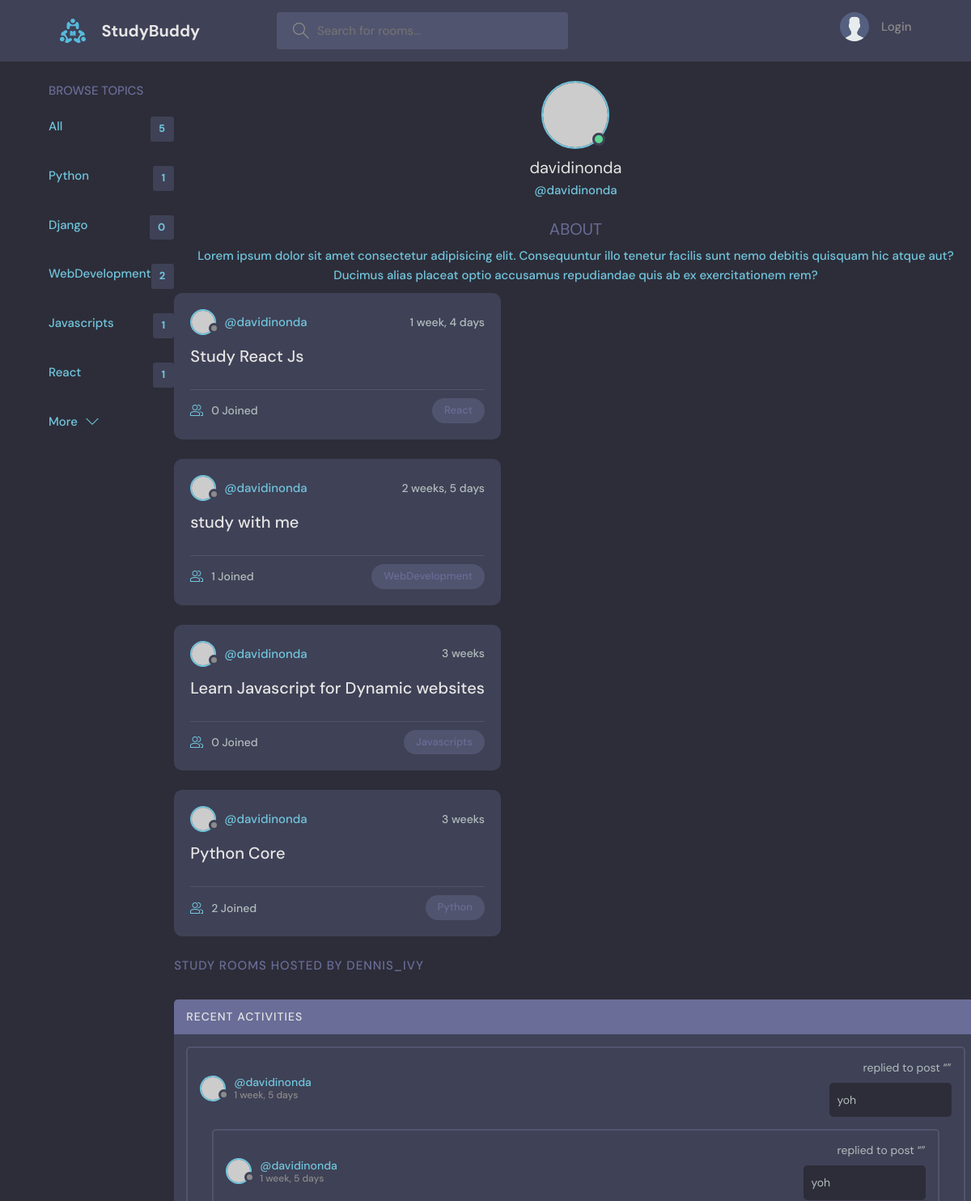
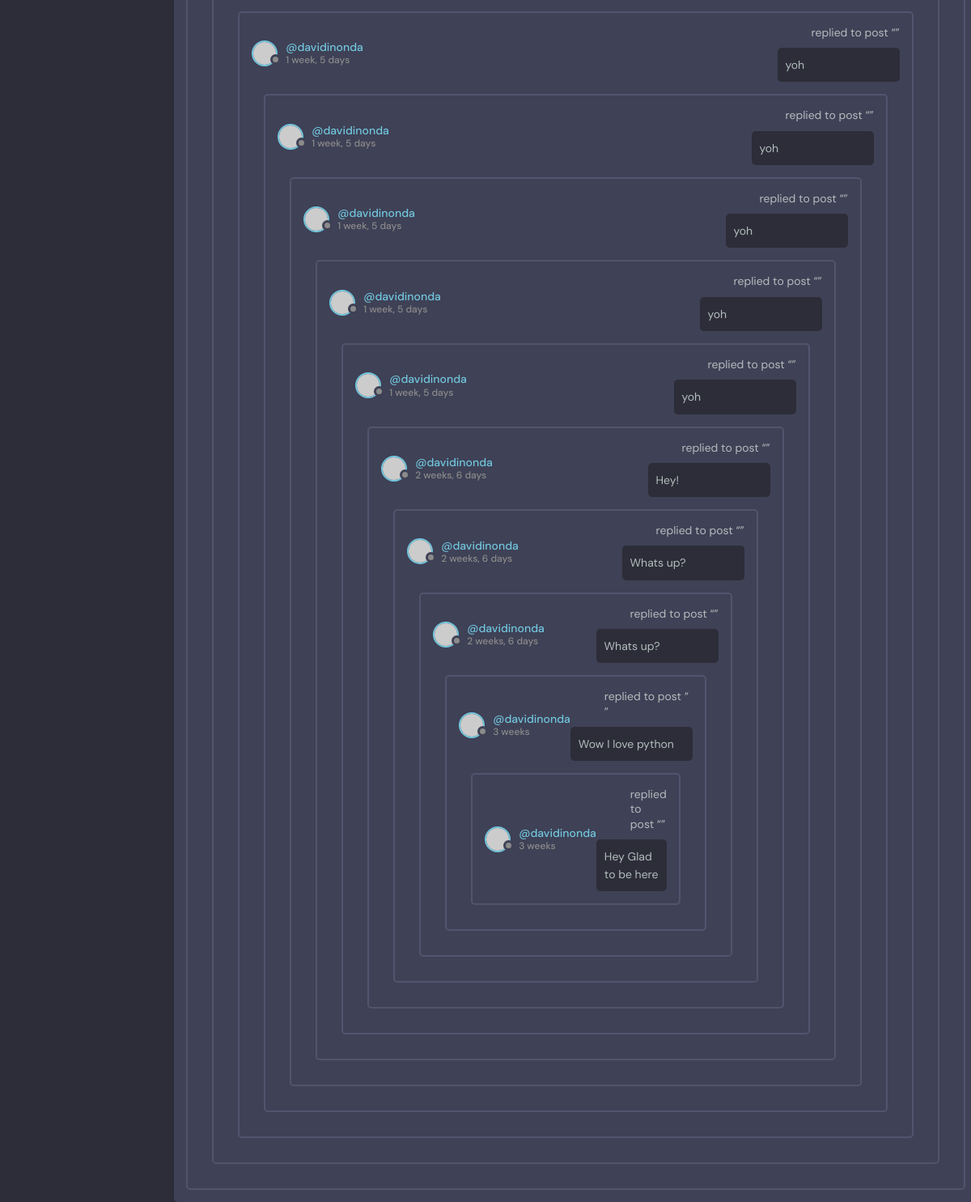
Page /profile/1/ on the committed database (2 pictures, top to bottom).
### Base/models.py (models this page shows, shortened)
class Topic(models.Model):
    name=models.CharField(max_length=200)
    def __str__(self):
        return self.name

class Room(models.Model):
    host=models.ForeignKey(User, on_delete=models.SET_NULL,null=True)
    topic= models.ForeignKey(Topic, on_delete=models.SET_NULL, null=True)
    name= models.CharField(max_length=200)
    participants=models.ManyToManyField(User,related_name='participants',blank=True)
    description= models.TextField(null= True, blank=True)
    update=models.DateTimeField(auto_now=True)
    created= models.DateTimeField(auto_now_add=True)
    class Meta:
        ordering =['-update', '-created']

class Message(models.Model):
    user=models.ForeignKey(User, on_delete=models.CASCADE)
    room= models.ForeignKey(Room, on_delete=models.CASCADE)
    body= models.TextField()
    update=models.DateTimeField(auto_now=True)
    created= models.DateTimeField(auto_now_add=True)
    class Meta:
        ordering =['-update', '-created']

### Base/views.py (the view)
# urls.py: path("profile/<str:pk>/", views.UserProfile, name='profile'),
def UserProfile(request, pk):
    user = User.objects.get(id=pk)
    rooms = user.room_set.all()
    room_messages = user.message_set.all()
    topics = Topic.objects.all()
    context = {'user': user, 'rooms': rooms,
               'room_messages': room_messages, 'topics': topics}
    return render(request, 'Base/profile.html', context)

### Base/templates/Base/profile.html (shortened to what this page needs)
{% extends 'main.html'%}
{% block content %}
<main class="profile-page layout layout--3">
    <div class="container">
      {% include 'base/topics_components.html' %}
      <div class="roomList">
        <div class="profile">
          <div class="profile__avatar">
            <div class="avatar avatar--large active">
              <img src="https://randomuser.me/api/portraits/men/11.jpg" />
            </div>
          </div>
          <div class="profile__info">
            <h3>{{user.username}}</h3>
            <p>@{{user.username}} </p>
          <div class="profile__about">
            <h3>About</h3>
            <p>
              Lorem ipsum dolor sit amet consectetur adipisicing elit. Consequuntur illo tenetur
              facilis sunt nemo debitis quisquam hic atque aut? Ducimus alias placeat optio
              accusamus repudiandae quis ab ex exercitationem rem?
            </p>
          </div>
        </div>
        <div class="roomList__header">
          <div>
            {% include 'base/feeds.html' %}
            <h2>Study Rooms Hosted by dennis_ivy</a>
            </h2>
          </div>
        </div>
      </div>
      {% include 'base/activities.html' %}
    </div>
  </main>
  {% endblock content %}

### templates/main.html (shortened to what this page needs)
<!DOCTYPE html>
{% load static %}
<html lang="en">
  <head>
    <link rel="stylesheet" href="{% static 'styles/style.css' %} " />
  </head>
  <body>
    {% include 'navbar.html' %}
    {% block content %}{% endblock content %}
  </body>
</html>

### templates/navbar.html (shortened to what this page needs)
{% load static %}
<header class="header header--loggedIn">
    <div class="container">
      <a href="{% url 'home' %}" class="header__logo">
        <img src="{% static 'images/logo.svg' %}" />
        <h1>StudyBuddy</h1>
      </a>
      <form class="header__search" method="GET" action="{% url 'home' %}">
        <label>
          <input name="q" placeholder="Search for rooms..." />
        </label>
      </form>
      <nav class="header__menu">
        {% if request.user.is_authenticated %}
        <div class="header__user">
          <a href="profile.html">
            <div class="avatar avatar--medium active">
              <img src="https://randomuser.me/api/portraits/men/37.jpg" />
            </div>
            <p>{{request.user.username}} <span>{{request.user.username}}</span></p>
          </a>
          <button class="dropdown-button">
            <svg version="1.1" xmlns="http://www.w3.org/2000/svg" width="32" height="32" viewBox="0 0 32 32">
              <title>chevron-down</title>
              <path d="M16 21l-13-13h-3l16 16 16-16h-3l-13 13z"></path>
            </svg>
          </button>
        </div>
        {% else %}
        <a href="{% url 'login' %}">
          <img src="{% static 'images/avatar.svg' %}" alt="">
          <p>Login</p>
        </a>
        {% endif %}
      </nav>
    </div>
  </header>

### Base/templates/Base/topics_components.html
<div class="topics">
    <div class="topics__header">
      <h2>Browse Topics</h2>
    </div>
    <ul class="topics__list">
      <li>
        <a href="{% url 'home' %}" class="active">All <span>{{topics.count}}</span></a>
      </li>
      {% for topic in topics %}
        <li>
            <a class="active" href="{% url 'home' %}?q={{topic.name}}">{{topic}} <span>{{topic.room_set.all.count}}</span> </a>
        </li>
      {% endfor %}
    </ul>
    <a class="btn btn--link" href="topics.html">
      More
      <svg version="1.1" xmlns="http://www.w3.org/2000/svg" width="32" height="32" viewBox="0 0 32 32">
        <title>chevron-down</title>
        <path d="M16 21l-13-13h-3l16 16 16-16h-3l-13 13z"></path>
      </svg>
    </a>
  </div>

### Base/templates/Base/feeds.html (shortened to what this page needs)
{% for room in rooms %}
<div class="roomListRoom">
    <div class="roomListRoom__header">
      <a href="{% url 'profile' room.host.pk %}" class="roomListRoom__author">
        <div class="avatar avatar--small">
          <img src="https://randomuser.me/api/portraits/women/11.jpg" />
        </div>
        <span>@{{room.host.username}}</span>
      </a>
      <div class="roomListRoom__actions">
        <span>{{room.created|timesince}}</span>
      </div>
    </div>
    <div class="roomListRoom__content">
      <a href="{% url 'room' room.id %}">{{room.name}}</a>
    </div>
    <div class="roomListRoom__meta">
      <a href="{% url 'room' room.id %}" class="roomListRoom__joined">
        {{room.participants.all.count}} Joined
      </a>
      <p class="roomListRoom__topic">{{room.topic.name}}</p>
    </div>
  </div>
{% endfor %}

### Base/templates/Base/activities.html (shortened to what this page needs)
<div class="activities">
    <div class="activities__header">
      <h2>Recent Activities</h2>
    </div>
    {% for messages in room_messages %}
    <div class="activities__box">
      <div class="activities__boxHeader roomListRoom__header">
        <a href="{% url 'profile' messages.user.pk %}" class="roomListRoom__author">
          <div class="avatar avatar--small">
            <img src="https://randomuser.me/api/portraits/women/11.jpg" />
          </div>
          <p>
            @{{messages.user}}
            <span>{{messages.created|timesince}} </span>
          </p>
        </a>
      <div class="activities__boxContent">
        <p>replied to post “<a href="{% url 'room' messages.room.id %} ">{{message.room.name}}</a>”</p>
        <div class="activities__boxRoomContent">
            {{messages.body}}
        </div>
      </div>
    </div>
    {% endfor %}
  </div>

### rows in the picture
Topic: name "Python", room_set.all.count "1"
Topic: name "Django", room_set.all.count "0"
Topic: name "WebDevelopment", room_set.all.count "2"
Topic: name "Javascripts", room_set.all.count "1"
Topic: name "React", room_set.all.count "1"
Room: host.username "davidinonda", created "1 week, 4 days", name "Study React Js", participants.all.count "0", topic.name "React"
Room: host.username "davidinonda", created "2 weeks, 5 days", name "study with me", participants.all.count "1", topic.name "WebDevelopment"
Room: host.username "davidinonda", created "3 weeks", name "Learn Javascript for Dynamic websites", participants.all.count "0", topic.name "Javascripts"
Room: host.username "davidinonda", created "3 weeks", name "Python Core", participants.all.count "2", topic.name "Python"
Message: user "davidinonda", created "1 week, 5 days", body "yoh"
Message: user "davidinonda", created "1 week, 5 days", body "yoh"
Message: user "davidinonda", created "1 week, 5 days", body "yoh"
Message: user "davidinonda", created "1 week, 5 days", body "yoh"
Message: user "davidinonda", created "1 week, 5 days", body "yoh"
Message: user "davidinonda", created "1 week, 5 days", body "yoh"
Message: user "davidinonda", created "1 week, 5 days", body "yoh"
Message: user "davidinonda", created "2 weeks, 6 days", body "Hey!"
Message: user "davidinonda", created "2 weeks, 6 days", body "Whats up?"
Message: user "davidinonda", created "2 weeks, 6 days", body "Whats up?"
Message: user "davidinonda", created "3 weeks", body "Wow I love python"
Message: user "davidinonda", created "3 weeks", body "Hey Glad to be here"

### other values in the picture
{{ topics.count }} "5"
{{ user.username }} "davidinonda"
